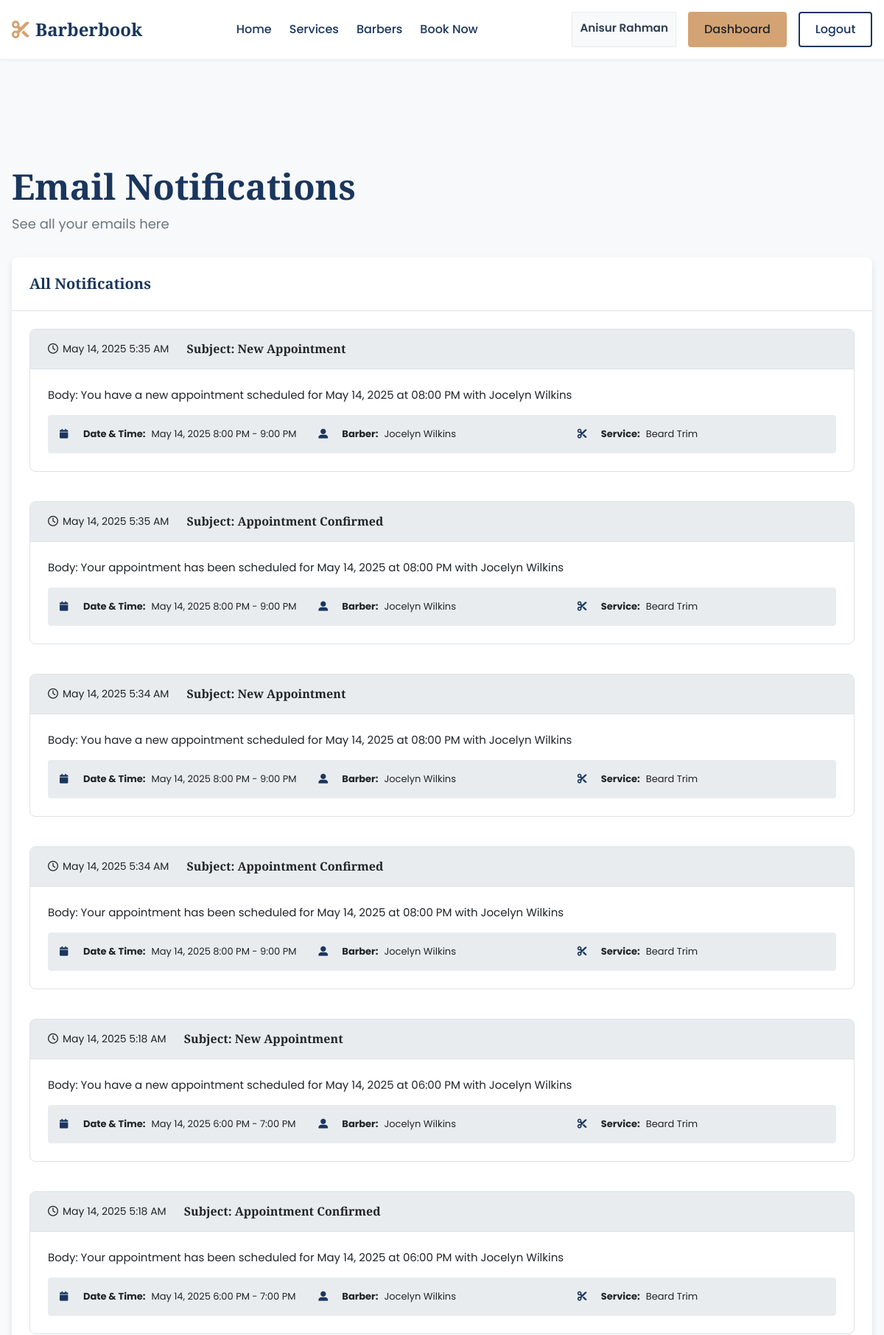
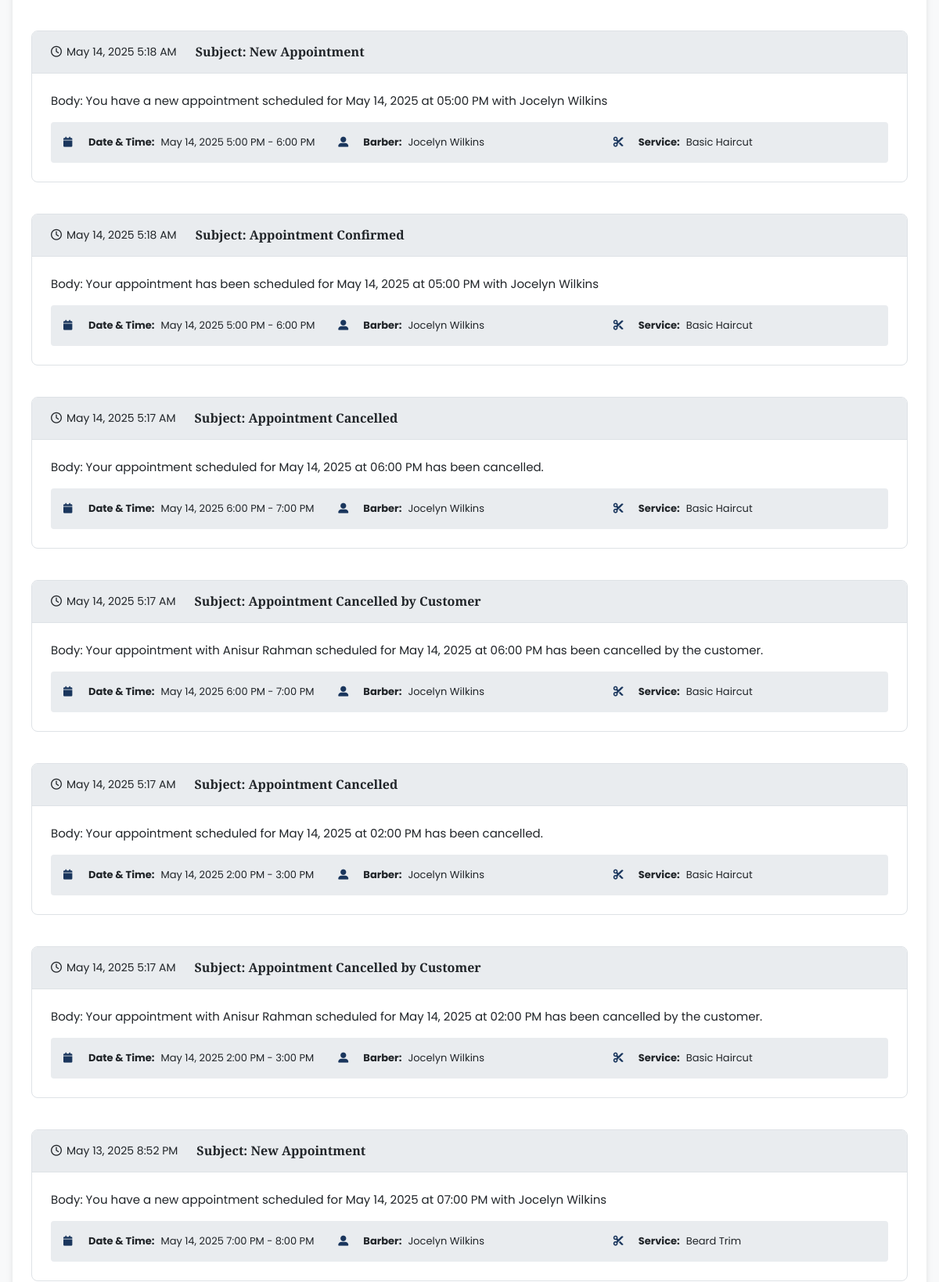
Page /customer/notifications.php (signed in, upper part) on the committed database (2 pictures, top to bottom).
### tables this page shows
CREATE TABLE `customers` (
  `UserID` int(11) NOT NULL,
  `FirstName` varchar(40) NOT NULL,
  `LastName` varchar(40) NOT NULL,
  `Email` varchar(100) NOT NULL,
  `Phone` varchar(11) NOT NULL,
  `PassHash` varchar(255) NOT NULL,
  `Address` varchar(255) NOT NULL,
  `UsedReferralCode` varchar(10) DEFAULT NULL,
  `UniqueReferral` varchar(10) DEFAULT NULL
);

CREATE TABLE `notifications` (
  `NotificationID` int(11) NOT NULL,
  `RecipientEmail` varchar(100) NOT NULL,
  `SentAt` timestamp NULL DEFAULT NULL ON UPDATE current_timestamp(),
  `Status` varchar(20) NOT NULL,
  `Subject` varchar(255) NOT NULL,
  `Body` text NOT NULL,
  `CustomerID` int(11) NOT NULL,
  `AppointmentID` int(11) NOT NULL
);

CREATE TABLE `appointments` (
  `AppointmentID` int(11) NOT NULL,
  `StartTime` datetime NOT NULL,
  `EndTime` datetime NOT NULL,
  `Status` varchar(20) NOT NULL,
  `PaymentID` int(11) NOT NULL,
  `CustomerID` int(11) NOT NULL,
  `BarberID` int(11) NOT NULL
);

CREATE TABLE `barbers` (
  `UserID` int(11) NOT NULL,
  `FirstName` varchar(40) NOT NULL,
  `LastName` varchar(40) NOT NULL,
  `Email` varchar(100) NOT NULL,
  `Phone` varchar(11) NOT NULL,
  `PassHash` varchar(255) NOT NULL,
  `Salary` int(11) NOT NULL,
  `Bio` text DEFAULT NULL,
  `HireDate` date DEFAULT NULL
);

CREATE TABLE `services` (
  `ServiceID` int(11) NOT NULL,
  `Name` varchar(60) NOT NULL,
  `Description` text DEFAULT NULL,
  `Duration` int(11) NOT NULL,
  `Price` int(11) NOT NULL
);

### includes/functions.php (called while the page is built, shortened)
<?php
function isLoggedIn() {
    return isset($_SESSION['user_id']);
}
function isBarber() {
    return isset($_SESSION['user_type']) && $_SESSION['user_type'] === 'barber';
}

### customer/notifications.php (the view, shortened to what this page needs)
<?php
require_once '../config/database.php';
require_once '../includes/functions.php';
include '../includes/header.php';
$customer_id = $_SESSION['user_id'];
$query = "SELECT n.*, a.StartTime, a.EndTime, a.Status as AppointmentStatus,
          b.FirstName as BarberFirstName, b.LastName as BarberLastName,
          s.Name as ServiceName
          FROM Notifications n
          LEFT JOIN Appointments a ON n.AppointmentID = a.AppointmentID
          LEFT JOIN Barbers b ON a.BarberID = b.UserID
          LEFT JOIN ApptContains ac ON a.AppointmentID = ac.AppointmentID
          LEFT JOIN Services s ON ac.ServiceID = s.ServiceID
          WHERE n.CustomerID = ?
          ORDER BY n.SentAt DESC";
$stmt = $conn->prepare($query);
$stmt->bind_param("i", $customer_id);
$stmt->execute();
$result = $stmt->get_result();
?>
<main>
    <section class="dashboard-section">
        <div class="container">
            <div class="dashboard-header">
                <h1>Email Notifications</h1>
                <p>See all your emails here</p>
            </div>
                <div class="dashboard-main">
                    <div class="section-card">
                        <div class="card-header">
                            <h2>All Notifications</h2>
                        </div>
                        <div class="card-content">
                            <?php if ($result->num_rows > 0): ?>
                                <div class="notifications-list">
                                    <?php while ($row = $result->fetch_assoc()): ?>
                                        <div class="notification-card">
                                            <div class="notification-header">
                                                <div class="notification-title">
                                                    <span class="notification-date">
                                                        <i class="far fa-clock"></i>
                                                        <?php echo date('M d, Y g:i A', strtotime($row['SentAt'])); ?>
                                                    </span>
                                                    <h3><?php echo 'Subject: ' . htmlspecialchars($row['Subject']); ?></h3>
                                                </div>
                                            </div>
                                            <div class="notification-details">
                                                <div class="notification-body">
                                                    <?php echo 'Body: ' . nl2br(htmlspecialchars($row['Body'])); ?>
                                                </div>
                                                <?php if ($row['AppointmentID']): ?>
                                                    <div class="appointment-details">
                                                        <ul>
                                                            <li>
                                                                <i class="fas fa-calendar"></i>
                                                                <strong>Date & Time:</strong>
                                                                <?php echo date('M d, Y g:i A', strtotime($row['StartTime'])); ?> -
                                                                <?php echo date('g:i A', strtotime($row['EndTime'])); ?>
                                                            </li>
                                                            <li>
                                                                <i class="fas fa-user-alt"></i>
                                                                <strong>Barber:</strong>
                                                                <?php echo htmlspecialchars($row['BarberFirstName'] . ' ' . $row['BarberLastName']); ?>
                                                            </li>
                                                            <?php if ($row['ServiceName']): ?>
                                                                <li>
                                                                    <i class="fas fa-cut"></i>
                                                                    <strong>Service:</strong>
                                                                    <?php echo htmlspecialchars($row['ServiceName']); ?>
                                                                </li>
                                                            <?php endif; ?>
                                                        </ul>
                                                    </div>
                                                <?php endif; ?>
                                            </div>
                                        </div>
                                    <?php endwhile; ?>
                                </div>
                            <?php endif; ?>
                        </div>
                    </div>
                </div>
            </div>
    </section>
</main>
<?php include '../includes/footer.php'; ?>

### includes/header.php (shortened to what this page needs)
<?php
$base_path = '';
if (strpos($_SERVER['PHP_SELF'], '/barber/') !== false || strpos($_SERVER['PHP_SELF'], '/customer/') !== false) {
    $base_path = '../';
}
?>
<!DOCTYPE html>
<html lang="en">
<head>
    <link rel="stylesheet" href="https://cdnjs.cloudflare.com/ajax/libs/font-awesome/6.0.0-beta3/css/all.min.css">
    <link rel="stylesheet" href="<?php echo $base_path; ?>assets/css/styles.css?v=<?php echo time(); ?>">
</head>
<body>
    <header class="header">
        <div class="container">
            <div class="header-inner">
                <div class="logo">
                    <a href="<?php echo $base_path; ?>index.php">
                        <i class="fas fa-cut"></i>
                        <span>Barberbook</span>
                    </a>
                </div>
                <nav class="navigation">
                    <ul class="nav-links">
                        <li><a href="<?php echo $base_path; ?>index.php" class="<?php echo (basename($_SERVER['PHP_SELF']) == 'index.php') ? 'active' : ''; ?>">Home</a></li>
                        <li><a href="<?php echo $base_path; ?>services.php" class="<?php echo (basename($_SERVER['PHP_SELF']) == 'services.php') ? 'active' : ''; ?>">Services</a></li>
                        <li><a href="<?php echo $base_path; ?>barbers.php" class="<?php echo (basename($_SERVER['PHP_SELF']) == 'barbers.php') ? 'active' : ''; ?>">Barbers</a></li>
                        <li><a href="<?php echo $base_path; ?>booking.php" class="<?php echo (basename($_SERVER['PHP_SELF']) == 'booking.php') ? 'active' : ''; ?>">Book Now</a></li>
                    </ul>
                </nav>
                <div class="auth-buttons">
                    <?php if (isLoggedIn()): ?>
                        <?php
                        $user_id = $_SESSION['user_id'];
                        $user_type = isBarber() ? 'Barbers' : 'Customers';
                        $name_query = "SELECT FirstName, LastName FROM $user_type WHERE UserID = ?";
                        $stmt = $conn->prepare($name_query);
                        $stmt->bind_param("i", $user_id);
                        $stmt->execute();
                        $result = $stmt->get_result();
                        $user = $result->fetch_assoc();
                        $user_name = $user ? htmlspecialchars($user['FirstName'] . ' ' . $user['LastName']) : '';
                        ?>
                        <span class="user-name"><?php echo $user_name; ?></span>
                        <?php if (isBarber()): ?>
                            <a href="<?php echo $base_path; ?>barber/dashboard.php" class="btn btn-secondary">Dashboard</a>
                        <?php else: ?>
                            <a href="<?php echo $base_path; ?>customer/dashboard.php" class="btn btn-secondary">Dashboard</a>
                        <?php endif; ?>
                        <a href="<?php echo $base_path; ?>logout.php" class="btn btn-outline">Logout</a>
                    <?php else: ?>
                        <a href="<?php echo $base_path; ?>login.php" class="btn btn-outline">Login</a>
                        <a href="<?php echo $base_path; ?>register.php" class="btn btn-primary">Register</a>
                    <?php endif; ?>
                </div>
            </div>
        </div>
    </header>
    <div class="flash-message-container">
    </div>

### assets/css/styles.css (style rules this page uses)
:root { --color-primary: #1a365d; --color-primary-light: #2a4a7f; --color-primary-dark: #0d2b4b; --color-secondary: #d4a373; --color-secondary-light: #e6b785; --color-secondary-dark: #c4905f; --color-accent: #5c9ead; --color-success: #43a047; --color-warning: #fb8c00; --color-error: #e53935; --color-bg: #f8f9fa; --color-bg-alt: #e9ecef; --color-text: #212529; --color-text-light: #6c757d; --color-border: #dee2e6; --space-1: 8px; --space-2: 16px; --space-3: 24px; --space-4: 32px; --space-5: 40px; --space-6: 48px; --font-heading: 'Playfair Display', serif; --font-body: 'Poppins', sans-serif; --radius-sm: 4px; --radius-md: 8px; --radius-lg: 16px; --shadow-sm: 0 2px 4px rgba(0,0,0,0.05); --shadow-md: 0 4px 8px rgba(0,0,0,0.1); --shadow-lg: 0 8px 16px rgba(0,0,0,0.15); }
* { margin: 0; padding: 0; box-sizing: border-box; }
html { font-size: 62.5%; scroll-behavior: smooth; }
body { font-family: var(--font-body); font-size: 1.6rem; line-height: 1.5; color: var(--color-text); background-color: var(--color-bg); }
h1, h2, h3, h4, h5, h6 { font-family: var(--font-heading); line-height: 1.2; margin-bottom: var(--space-2); color: var(--color-primary); }
h1 { font-size: 4.8rem; }
h2 { font-size: 3.6rem; margin-bottom: var(--space-4); }
h3 { font-size: 2.4rem; }
p { margin-bottom: var(--space-2); }
a { color: var(--color-primary); text-decoration: none; transition: color 0.3s, transform 0.3s; }
ul { list-style: none; }
.container { width: 100%; max-width: 1200px; margin: 0 auto; padding: 0 var(--space-2); }
section { padding: var(--space-5) 0; }
.btn { display: inline-block; padding: 10px 20px; border-radius: 4px; text-decoration: none; font-weight: 500; transition: all 0.3s ease; cursor: pointer; border: 2px solid transparent; text-align: center; min-width: 100px; }
.btn-secondary { background-color: var(--color-secondary); color: var(--color-text); border: 2px solid var(--color-secondary); }
.btn-outline { background-color: transparent; border-color: #1A365D; color: #1A365D; }
.header { position: fixed; top: 0; left: 0; width: 100%; background-color: rgba(255, 255, 255, 0.95); box-shadow: var(--shadow-sm); z-index: 1000; transition: all 0.3s ease; }
.header-inner { display: flex; justify-content: space-between; align-items: center; height: 80px; }
.logo { display: flex; align-items: center; }
.logo a { display: flex; align-items: center; font-family: var(--font-heading); font-size: 2.4rem; font-weight: 700; color: var(--color-primary); }
.logo i { margin-right: var(--space-1); color: var(--color-secondary); }
.navigation { display: flex; align-items: center; }
.nav-links { display: flex; gap: var(--space-3); }
.nav-links a { font-weight: 500; position: relative; }
.nav-links a::after { content: ''; position: absolute; bottom: -4px; left: 0; width: 0; height: 2px; background-color: var(--color-secondary); transition: width 0.3s ease; }
.auth-buttons { display: flex; gap: var(--space-2); }
.flash-message-container { padding: var(--space-2); margin-top: 80px; }

### includes/header.php (style rules this page uses)
.user-name { color: #2c3e50; font-weight: 600; margin-right: 10px auto; font-size: 0.95em; padding: 10px; background: #f8f9fa; border: 1px solid #e9ecef; }

### rows in the picture
customers: user_name "Anisur Rahman"
notifications: SentAt "May 14, 2025 5:35 AM", Subject "New Appointment", Body "You have a new appointment scheduled for May 14, 2025 at 08:00 PM with Jocelyn Wilkins", AppointmentID.StartTime "May 14, 2025 8:00 PM", AppointmentID.EndTime "9:00 PM", barbers.FirstName+LastName "Jocelyn Wilkins", services.Name "Beard Trim"
notifications: SentAt "May 14, 2025 5:35 AM", Subject "Appointment Confirmed", Body "Your appointment has been scheduled for May 14, 2025 at 08:00 PM with Jocelyn Wilkins", AppointmentID.StartTime "May 14, 2025 8:00 PM", AppointmentID.EndTime "9:00 PM", barbers.FirstName+LastName "Jocelyn Wilkins", services.Name "Beard Trim"
notifications: SentAt "May 14, 2025 5:34 AM", Subject "New Appointment", Body "You have a new appointment scheduled for May 14, 2025 at 08:00 PM with Jocelyn Wilkins", AppointmentID.StartTime "May 14, 2025 8:00 PM", AppointmentID.EndTime "9:00 PM", barbers.FirstName+LastName "Jocelyn Wilkins", services.Name "Beard Trim"
notifications: SentAt "May 14, 2025 5:34 AM", Subject "Appointment Confirmed", Body "Your appointment has been scheduled for May 14, 2025 at 08:00 PM with Jocelyn Wilkins", AppointmentID.StartTime "May 14, 2025 8:00 PM", AppointmentID.EndTime "9:00 PM", barbers.FirstName+LastName "Jocelyn Wilkins", services.Name "Beard Trim"
notifications: SentAt "May 14, 2025 5:18 AM", Subject "New Appointment", Body "You have a new appointment scheduled for May 14, 2025 at 06:00 PM with Jocelyn Wilkins", AppointmentID.StartTime "May 14, 2025 6:00 PM", AppointmentID.EndTime "7:00 PM", barbers.FirstName+LastName "Jocelyn Wilkins", services.Name "Beard Trim"
notifications: SentAt "May 14, 2025 5:18 AM", Subject "Appointment Confirmed", Body "Your appointment has been scheduled for May 14, 2025 at 06:00 PM with Jocelyn Wilkins", AppointmentID.StartTime "May 14, 2025 6:00 PM", AppointmentID.EndTime "7:00 PM", barbers.FirstName+LastName "Jocelyn Wilkins", services.Name "Beard Trim"
notifications: SentAt "May 14, 2025 5:18 AM", Subject "New Appointment", Body "You have a new appointment scheduled for May 14, 2025 at 05:00 PM with Jocelyn Wilkins", AppointmentID.StartTime "May 14, 2025 5:00 PM", AppointmentID.EndTime "6:00 PM", barbers.FirstName+LastName "Jocelyn Wilkins", services.Name "Basic Haircut"
notifications: SentAt "May 14, 2025 5:18 AM", Subject "Appointment Confirmed", Body "Your appointment has been scheduled for May 14, 2025 at 05:00 PM with Jocelyn Wilkins", AppointmentID.StartTime "May 14, 2025 5:00 PM", AppointmentID.EndTime "6:00 PM", barbers.FirstName+LastName "Jocelyn Wilkins", services.Name "Basic Haircut"
notifications: SentAt "May 14, 2025 5:17 AM", Subject "Appointment Cancelled", Body "Your appointment scheduled for May 14, 2025 at 06:00 PM has been cancelled.", AppointmentID.StartTime "May 14, 2025 6:00 PM", AppointmentID.EndTime "7:00 PM", barbers.FirstName+LastName "Jocelyn Wilkins", services.Name "Basic Haircut"
notifications: SentAt "May 14, 2025 5:17 AM", Subject "Appointment Cancelled by Customer", Body "Your appointment with Anisur Rahman scheduled for May 14, 2025 at 06:00 PM has been cancelled by the customer.", AppointmentID.StartTime "May 14, 2025 6:00 PM", AppointmentID.EndTime "7:00 PM", barbers.FirstName+LastName "Jocelyn Wilkins", services.Name "Basic Haircut"
notifications: SentAt "May 14, 2025 5:17 AM", Subject "Appointment Cancelled", Body "Your appointment scheduled for May 14, 2025 at 02:00 PM has been cancelled.", AppointmentID.StartTime "May 14, 2025 2:00 PM", AppointmentID.EndTime "3:00 PM", barbers.FirstName+LastName "Jocelyn Wilkins", services.Name "Basic Haircut"
notifications: SentAt "May 14, 2025 5:17 AM", Subject "Appointment Cancelled by Customer", Body "Your appointment with Anisur Rahman scheduled for May 14, 2025 at 02:00 PM has been cancelled by the customer.", AppointmentID.StartTime "May 14, 2025 2:00 PM", AppointmentID.EndTime "3:00 PM", barbers.FirstName+LastName "Jocelyn Wilkins", services.Name "Basic Haircut"
notifications: SentAt "May 13, 2025 8:52 PM", Subject "New Appointment", Body "You have a new appointment scheduled for May 14, 2025 at 07:00 PM with Jocelyn Wilkins", AppointmentID.StartTime "May 14, 2025 7:00 PM", AppointmentID.EndTime "8:00 PM", barbers.FirstName+LastName "Jocelyn Wilkins", services.Name "Beard Trim"
